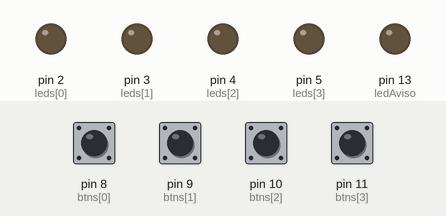
Recording of a program running on a simulated Arduino Uno, built with avr-gcc and run on an emulated ATmega328P. Shown: output pins drawn as LEDs (lit = HIGH). Inputs (shaded band) come from the test bench; at power-on: pin 8 (btns[0]), pin 9 (btns[1]), pin 10 (btns[2]), pin 11 (btns[3]) LOW. Random numbers use the default seed unless the program sets one.

Above: at 4.7 s.
5.4 s: pin 9 (btns[1]) pulled HIGH for 1 s
At 6.1 s:
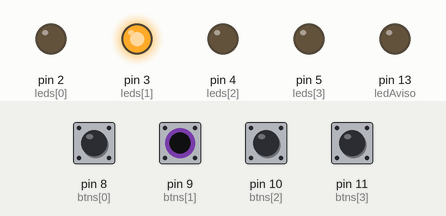
At 12.9 s:
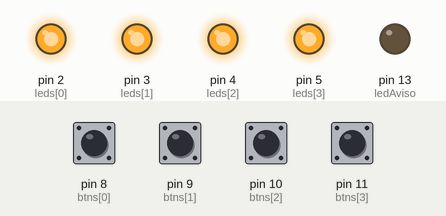
Timing chart, 0 to 17.8 s (numbered marks = the images above; inputs shaded):
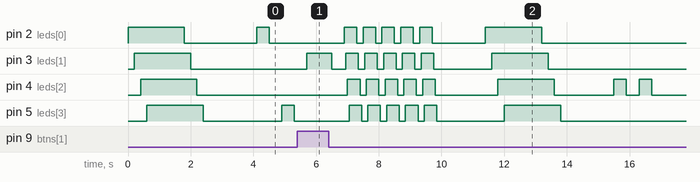

The program:

main.cpp
```cpp
/*
O jogo implementado neste código é uma versão eletrônica do clássico "Genius".
Nele, o jogador deve repetir corretamente uma sequência de luzes emitidas pelos LEDs,
pressionando os botões correspondentes na ordem correta.
*/

#include <Arduino.h>

// Define os pinos dos leds
#define numLed 4
int leds[numLed] = {2, 3, 4, 5};

// Define os pinos dos botões
#define numBtn 4
int btns[numBtn] = {8, 9, 10, 11};

// Led para aviso de falha
#define ledAviso 13

// Define a sequencia maxima do jogo
#define sequenciaMax 30
int sequencia[sequenciaMax] = {0};

// Define a sequencia inicial do jogo
#define sequenciaInicial 2

// Define o intervalo de tempo entre os leds
#define intervalo 400

// Estado da partida atual
int estadoAtual = 0;
int estadoJogador = 0;

// Variável para indicar se o jogador perdeu
bool perdeu = false;

// Variavel de apoio para contar o numero de botoes pressionados
int numClique;

// Variavel de apoio para o tempo que o btn esta pressionado
unsigned long tempoDeInicio = 0;

// Declarar funções
void confInicial();
int verificarBtnPressionado();
void verificarNumBotoesPressionados();
void adicionarSequencia();
void mostrarSequencia();
void piscarAcerto();
void piscarErro();
void aviso();

void setup()
{
  // Inicialização dos pinos
  for (int i = 0; i < numLed; i++)
  {
    pinMode(leds[i], OUTPUT);
  }

  for (int i = 0; i < numBtn; i++)
  {
    pinMode(btns[i], INPUT);
  }

  // Gera aleatoriedade
  randomSeed(analogRead(0));

  // Led qeu servira de aviso
  pinMode(ledAviso, OUTPUT);

  // Função que estabelece condições iniciais
  confInicial();
}

void loop()
{
  // Mostra a sequência
  mostrarSequencia();

  // Reinicia o estado do jogador
  perdeu = false;
  estadoJogador = 0;

  // Loop para análise dos cliques dos botões
  for (estadoJogador = 0; estadoJogador < estadoAtual; estadoJogador++)
  {
    // Verifica se o botão pressionado é diferente da sequência
    // 6 é a distancia do pino do led para o respectivo do botão
    if (sequencia[estadoJogador] != verificarBtnPressionado() - 6)
    {
      // Reinicia as configurações iniciais
      piscarErro();
      confInicial();
      // Atualiza o valor para idicar que o jogador errou
      perdeu = true;
      break;
    }
  }

  // Se não perdeu, pisca o LED de acerto e adiciona à sequência
  if (!perdeu)
  {
    piscarAcerto();
    adicionarSequencia();
  }
}

// Configura o jogo para uma configuração inicial especifica
void confInicial()
{
  estadoAtual = 0;
  estadoJogador = 0;
  sequencia[sequenciaMax] = {0};
  piscarAcerto(); // Piscar LEDs para indicar início do jogo

  // Inicia a sequência com a quantidade desejada
  for (int i = 0; i < sequenciaInicial; i++)
  {
    adicionarSequencia();
  }
}

// Função para verificar qual botão foi pressionado
int verificarBtnPressionado()
{

  // Loop vai ficar ativo até que um botão seja pressionado
  while (HIGH)
  {
    for (int i = 0; i < numBtn; i++)
    {
      tempoDeInicio = millis();
      if (digitalRead(btns[i]) == HIGH)
      {
        // Depois que o botão for ativo, irá esperar soltar
        while (digitalRead(btns[i]) == HIGH)
        {
          verificarNumBotoesPressionados();
          digitalWrite(leds[i], HIGH); // Acende o LED do botão pressionado

          // Determina que se o botão ficar pressionado por mais de 5 segundos tem erro
          if (millis() - tempoDeInicio > 5000)
          {
            aviso();
          }
        }
        digitalWrite(leds[i], LOW); // Apaga o LED do botão
        delay(intervalo);
        return btns[i]; // Retorna o número do botão pressionado
      }
    }
  }
}

// Verificar o numero de botoes precionados por vez
void verificarNumBotoesPressionados()
{
  numClique = 0;

  // Verifica se ha botoes pressionados, neste caso conta quantos
  for (int i = 0; i < numBtn; i++)
  {
    if (digitalRead(btns[i]) == HIGH)
    {
      numClique++;
      digitalWrite(leds[i], HIGH);
      delay(intervalo);
      digitalWrite(leds[i], LOW);
    }
  }

  // Se o valor for maior que 1, ele dar o aviso
  if (numClique > 1)
  {
    aviso();
  }
}

// Adiciona um valor para a sequência
void adicionarSequencia()
{
  // Verifica se já atingiu a quantidade máxima
  if (estadoAtual < sequenciaMax)
  {
    // Um número inteiro aleatório entre 2 e 5
    sequencia[estadoAtual] = random(2, 6);
    estadoAtual++;
  }
}

// Mostra a sequência de LEDs
void mostrarSequencia()
{
  for (int i = 0; i < estadoAtual; i++)
  {
    digitalWrite(sequencia[i], HIGH); // Acende o LED da sequência
    delay(intervalo);
    digitalWrite(sequencia[i], LOW); // Apaga o LED
    delay(intervalo);
  }
}

// Piscar LEDs para indicar acerto
void piscarAcerto()
{
  for (int i = 0; i < numLed; i++)
  {
    digitalWrite(leds[i], HIGH);
    delay(200);
  }
  delay(1000);
  for (int i = 0; i < numLed; i++)
  {
    digitalWrite(leds[i], LOW);
    delay(200);
  }
  delay(1500);
}

// Piscar LEDs para indicar erro
void piscarErro()
{
  for (int i = 0; i < 5; i++)
  {
    for (int i = 0; i < numLed; i++)
    {
      digitalWrite(leds[i], HIGH);
      delay(50);
    }
    delay(200);
    for (int i = 0; i < numLed; i++)
    {
      digitalWrite(leds[i], LOW);
      delay(50);
    }
  }
  delay(1500);
}

// Avisa sobre falhas
void aviso()
{
  digitalWrite(ledAviso, HIGH);
  delay(intervalo);
  digitalWrite(ledAviso, LOW);
}
```

Measured:
- after the input at 5.4 s, pin 2 (leds[0]): goes 4 × (HIGH 0.40 s, LOW 0.20 s), HIGH 0.40 s, LOW 1.7 s, HIGH 1.8 s, then LOW, starting after 1.5 s; pin 3 (leds[1]): goes HIGH 0.80 s, LOW 0.45 s, 4 × (HIGH 0.40 s, LOW 0.20 s), HIGH 0.40 s, LOW 1.9 s, HIGH 1.8 s, then LOW, starting after 0.30 s
